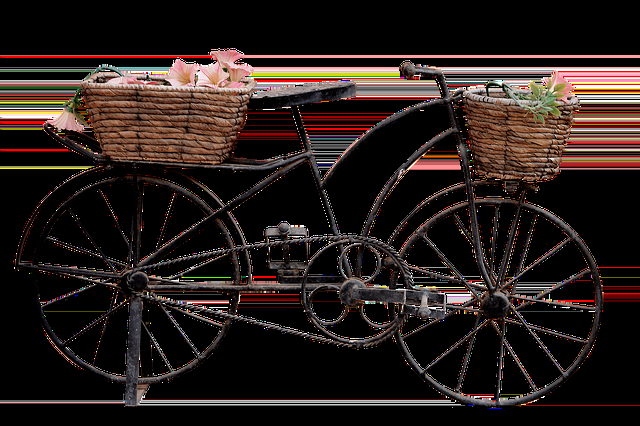
#> input picture Lesson5/binary_image.png, 640 x 426 px
$ jupyter execute Question2.ipynb
#> lines starting #> are read from the running program, lines starting #| are printed output that depends on the picture
#### Morphological Transformations: Write code to apply morphological operations like opening, closing, top hat, and black hat  images.

[cell 1]
import cv2

import numpy as np

import matplotlib.pyplot as plt


# Load a binary image (you can replace 'binary_image.png' with your image file)

image = cv2.imread('binary_image.png', cv2.IMREAD_GRAYSCALE)
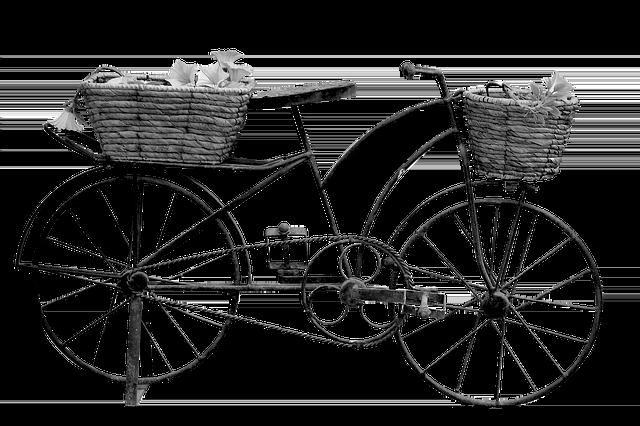
#> image: shape (426, 640); min 0, max 255, mean 34.9


# Define the structuring element (kernel) for morphological operations

kernel = np.ones((5, 5), np.uint8)  # Adjust the kernel size as needed


# Applying morphological operations

# Opening: erosion followed by dilation

opening = cv2.morphologyEx(image, cv2.MORPH_OPEN, kernel)
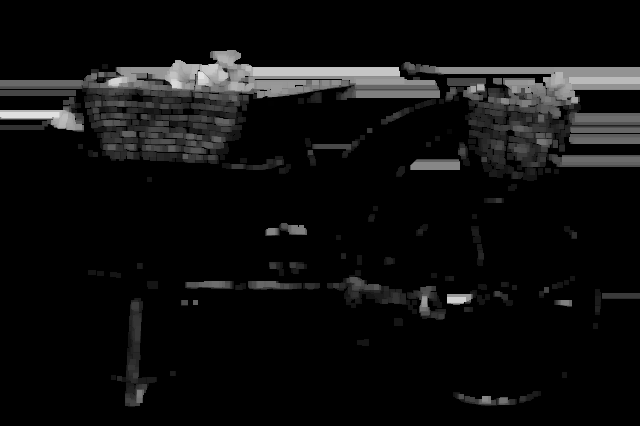
#> opening: shape (426, 640); min 0, max 226, mean 14.8


# Closing: dilation followed by erosion

closing = cv2.morphologyEx(image, cv2.MORPH_CLOSE, kernel)
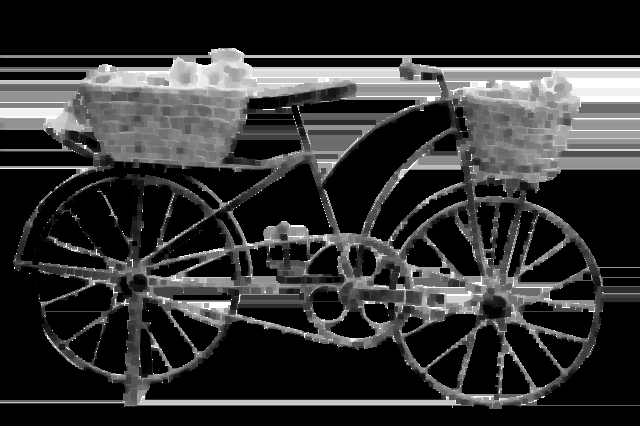
#> closing: shape (426, 640); min 0, max 255, mean 50.4


# Top Hat: difference between input image and opening

tophat = cv2.morphologyEx(image, cv2.MORPH_TOPHAT, kernel)
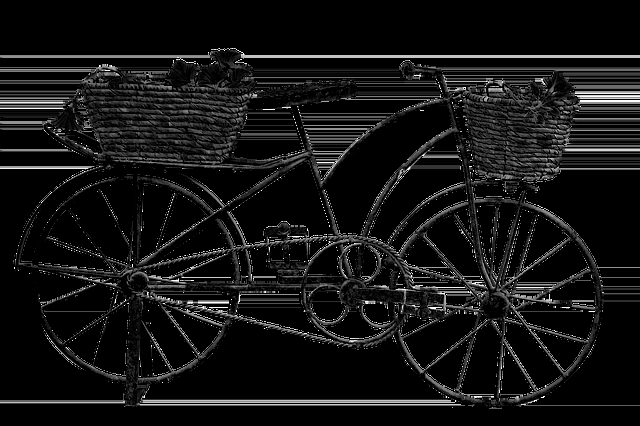
#> tophat: shape (426, 640); min 0, max 255, mean 20.1


# Black Hat: difference between closing and input image

blackhat = cv2.morphologyEx(image, cv2.MORPH_BLACKHAT, kernel)
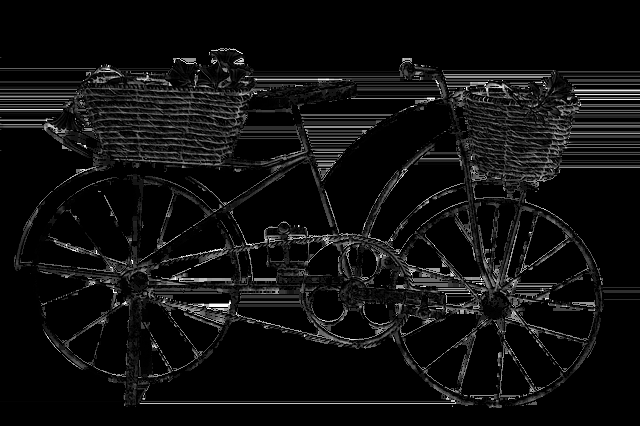
#> blackhat: shape (426, 640); min 0, max 255, mean 15.5


# Display the original image and the results of morphological operations

plt.figure(figsize=(12, 8))


plt.subplot(2, 3, 1)

plt.imshow(image, cmap='gray')

plt.title('Original Binary Image')


plt.subplot(2, 3, 2)

plt.imshow(opening, cmap='gray')

plt.title('Opening')


plt.subplot(2, 3, 3)

plt.imshow(closing, cmap='gray')

plt.title('Closing')


plt.subplot(2, 3, 4)

plt.imshow(tophat, cmap='gray')

plt.title('Top Hat')


plt.subplot(2, 3, 5)

plt.imshow(blackhat, cmap='gray')

plt.title('Black Hat')


plt.show()
